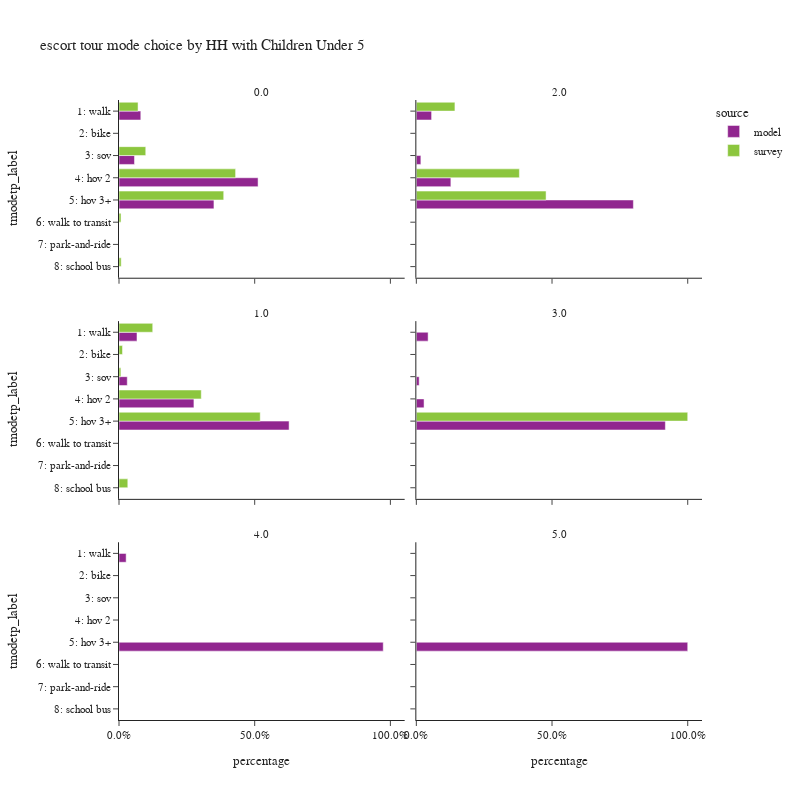

Notebook source saved alongside this figure:
### Code cell
plot_mode_choice(es_tour,
                 "hhcu5",
                 {
                  "tmodetp_label":["1: walk","2: bike","3: sov","4: hov 2","5: hov 3+","6: walk to transit",
                                   "7: park-and-ride","8: school bus","9: other–survey only"]},
                 "HH with Children Under 5",2,800)

### Figure 1 — Plotly figure (JSON) as saved in the notebook; plotly's stock layout.template omitted (floating-point values rounded to 4 significant figures)
{"data": [{"alignmentgroup": "True", "customdata": [[4016], [18], [2852], [25621], [17491]], "hovertemplate": "source=model<br>hhcu5=0.0<br>percentage=%{x}<br>tmodetp_label=%{y}<br>sample count=%{customdata[0]}<extra></extra>", "legendgroup": "model", "marker": {"color": "#91268F", "pattern": {"shape": ""}}, "name": "model", "offsetgroup": "model", "orientation": "h", "showlegend": true, "textposition": "auto", "type": "bar", "x": [0.08032, 0.00036, 0.05704, 0.5124, 0.3498], "xaxis": "x5", "y": ["1: walk", "2: bike", "3: sov", "4: hov 2", "5: hov 3+"], "yaxis": "y5"}, {"alignmentgroup": "True", "customdata": [[319], [95], [722], [4539]], "hovertemplate": "source=model<br>hhcu5=2.0<br>percentage=%{x}<br>tmodetp_label=%{y}<br>sample count=%{customdata[0]}<extra></extra>", "legendgroup": "model", "marker": {"color": "#91268F", "pattern": {"shape": ""}}, "name": "model", "offsetgroup": "model", "orientation": "h", "showlegend": false, "textposition": "auto", "type": "bar", "x": [0.05621, 0.01674, 0.1272, 0.7998], "xaxis": "x6", "y": ["1: walk", "3: sov", "4: hov 2", "5: hov 3+"], "yaxis": "y6"}, {"alignmentgroup": "True", "customdata": [[1268], [9], [582], [5280], [11988]], "hovertemplate": "source=model<br>hhcu5=1.0<br>percentage=%{x}<br>tmodetp_label=%{y}<br>sample count=%{customdata[0]}<extra></extra>", "legendgroup": "model", "marker": {"color": "#91268F", "pattern": {"shape": ""}}, "name": "model", "offsetgroup": "model", "orientation": "h", "showlegend": false, "textposition": "auto", "type": "bar", "x": [0.06629, 0.0004705, 0.03043, 0.276, 0.6268], "xaxis": "x3", "y": ["1: walk", "2: bike", "3: sov", "4: hov 2", "5: hov 3+"], "yaxis": "y3"}, {"alignmentgroup": "True", "customdata": [[29], [7], [19], [613]], "hovertemplate": "source=model<br>hhcu5=3.0<br>percentage=%{x}<br>tmodetp_label=%{y}<br>sample count=%{customdata[0]}<extra></extra>", "legendgroup": "model", "marker": {"color": "#91268F", "pattern": {"shape": ""}}, "name": "model", "offsetgroup": "model", "orientation": "h", "showlegend": false, "textposition": "auto", "type": "bar", "x": [0.04341, 0.01048, 0.02844, 0.9177], "xaxis": "x4", "y": ["1: walk", "3: sov", "4: hov 2", "5: hov 3+"], "yaxis": "y4"}, {"alignmentgroup": "True", "customdata": [[1], [37]], "hovertemplate": "source=model<br>hhcu5=4.0<br>percentage=%{x}<br>tmodetp_label=%{y}<br>sample count=%{customdata[0]}<extra></extra>", "legendgroup": "model", "marker": {"color": "#91268F", "pattern": {"shape": ""}}, "name": "model", "offsetgroup": "model", "orientation": "h", "showlegend": false, "textposition": "auto", "type": "bar", "x": [0.02632, 0.9737], "xaxis": "x", "y": ["1: walk", "5: hov 3+"], "yaxis": "y"}, {"alignmentgroup": "True", "customdata": [[2]], "hovertemplate": "source=model<br>hhcu5=5.0<br>percentage=%{x}<br>tmodetp_label=%{y}<br>sample count=%{customdata[0]}<extra></extra>", "legendgroup": "model", "marker": {"color": "#91268F", "pattern": {"shape": ""}}, "name": "model", "offsetgroup": "model", "orientation": "h", "showlegend": false, "textposition": "auto", "type": "bar", "x": [1.0], "xaxis": "x2", "y": ["5: hov 3+"], "yaxis": "y2"}, {"alignmentgroup": "True", "customdata": [[57], [2], [46], [230], [155], [13], [5]], "hovertemplate": "source=survey<br>hhcu5=0.0<br>percentage=%{x}<br>tmodetp_label=%{y}<br>sample count=%{customdata[0]}<extra></extra>", "legendgroup": "survey", "marker": {"color": "#8CC63E", "pattern": {"shape": ""}}, "name": "survey", "offsetgroup": "survey", "orientation": "h", "showlegend": true, "textposition": "auto", "type": "bar", "x": [0.07021, 0.0002472, 0.09858, 0.4297, 0.3858, 0.007433, 0.008033], "xaxis": "x5", "y": ["1: walk", "2: bike", "3: sov", "4: hov 2", "5: hov 3+", "6: walk to transit", "8: school bus"], "yaxis": "y5"}, {"alignmentgroup": "True", "customdata": [[9], [20], [22]], "hovertemplate": "source=survey<br>hhcu5=2.0<br>percentage=%{x}<br>tmodetp_label=%{y}<br>sample count=%{customdata[0]}<extra></extra>", "legendgroup": "survey", "marker": {"color": "#8CC63E", "pattern": {"shape": ""}}, "name": "survey", "offsetgroup": "survey", "orientation": "h", "showlegend": false, "textposition": "auto", "type": "bar", "x": [0.1422, 0.3797, 0.4781], "xaxis": "x6", "y": ["1: walk", "4: hov 2", "5: hov 3+"], "yaxis": "y6"}, {"alignmentgroup": "True", "customdata": [[22], [8], [4], [60], [87], [1]], "hovertemplate": "source=survey<br>hhcu5=1.0<br>percentage=%{x}<br>tmodetp_label=%{y}<br>sample count=%{customdata[0]}<extra></extra>", "legendgroup": "survey", "marker": {"color": "#8CC63E", "pattern": {"shape": ""}}, "name": "survey", "offsetgroup": "survey", "orientation": "h", "showlegend": false, "textposition": "auto", "type": "bar", "x": [0.1242, 0.01292, 0.006913, 0.3031, 0.5204, 0.03244], "xaxis": "x3", "y": ["1: walk", "2: bike", "3: sov", "4: hov 2", "5: hov 3+", "8: school bus"], "yaxis": "y3"}, {"alignmentgroup": "True", "customdata": [[2]], "hovertemplate": "source=survey<br>hhcu5=3.0<br>percentage=%{x}<br>tmodetp_label=%{y}<br>sample count=%{customdata[0]}<extra></extra>", "legendgroup": "survey", "marker": {"color": "#8CC63E", "pattern": {"shape": ""}}, "name": "survey", "offsetgroup": "survey", "orientation": "h", "showlegend": false, "textposition": "auto", "type": "bar", "x": [1.0], "xaxis": "x4", "y": ["5: hov 3+"], "yaxis": "y4"}], "layout": {"annotations": [{"font": {}, "showarrow": false, "text": "4.0", "x": 0.245, "xanchor": "center", "xref": "paper", "y": 0.2867, "yanchor": "bottom", "yref": "paper"}, {"font": {}, "showarrow": false, "text": "5.0", "x": 0.755, "xanchor": "center", "xref": "paper", "y": 0.2867, "yanchor": "bottom", "yref": "paper"}, {"font": {}, "showarrow": false, "text": "1.0", "x": 0.245, "xanchor": "center", "xref": "paper", "y": 0.6433, "yanchor": "bottom", "yref": "paper"}, {"font": {}, "showarrow": false, "text": "3.0", "x": 0.755, "xanchor": "center", "xref": "paper", "y": 0.6433, "yanchor": "bottom", "yref": "paper"}, {"font": {}, "showarrow": false, "text": "0.0", "x": 0.245, "xanchor": "center", "xref": "paper", "y": 1.0, "yanchor": "bottom", "yref": "paper"}, {"font": {}, "showarrow": false, "text": "2.0", "x": 0.755, "xanchor": "center", "xref": "paper", "y": 1.0, "yanchor": "bottom", "yref": "paper"}], "barmode": "group", "height": 800, "legend": {"title": {"text": "source"}, "tracegroupgap": 0}, "title": {"text": "escort tour mode choice by HH with Children Under 5"}, "width": 800, "xaxis": {"anchor": "y", "domain": [0.0, 0.49], "tickformat": ".1%", "title": {"text": "percentage"}}, "xaxis2": {"anchor": "y2", "domain": [0.51, 1.0], "matches": "x", "tickformat": ".1%", "title": {"text": "percentage"}}, "xaxis3": {"anchor": "y3", "domain": [0.0, 0.49], "matches": "x", "showticklabels": false, "tickformat": ".1%"}, "xaxis4": {"anchor": "y4", "domain": [0.51, 1.0], "matches": "x", "showticklabels": false, "tickformat": ".1%"}, "xaxis5": {"anchor": "y5", "domain": [0.0, 0.49], "matches": "x", "showticklabels": false, "tickformat": ".1%"}, "xaxis6": {"anchor": "y6", "domain": [0.51, 1.0], "matches": "x", "showticklabels": false, "tickformat": ".1%"}, "yaxis": {"anchor": "x", "categoryarray": ["9: other–survey only", "8: school bus", "7: park-and-ride", "6: walk to transit", "5: hov 3+", "4: hov 2", "3: sov", "2: bike", "1: walk"], "categoryorder": "array", "domain": [0.0, 0.2867], "title": {"text": "tmodetp_label"}}, "yaxis2": {"anchor": "x2", "domain": [0.0, 0.2867], "matches": "y", "showticklabels": false}, "yaxis3": {"anchor": "x3", "categoryarray": ["9: other–survey only", "8: school bus", "7: park-and-ride", "6: walk to transit", "5: hov 3+", "4: hov 2", "3: sov", "2: bike", "1: walk"], "categoryorder": "array", "domain": [0.3567, 0.6433], "matches": "y", "title": {"text": "tmodetp_label"}}, "yaxis4": {"anchor": "x4", "domain": [0.3567, 0.6433], "matches": "y", "showticklabels": false}, "yaxis5": {"anchor": "x5", "categoryarray": ["9: other–survey only", "8: school bus", "7: park-and-ride", "6: walk to transit", "5: hov 3+", "4: hov 2", "3: sov", "2: bike", "1: walk"], "categoryorder": "array", "domain": [0.7133, 1.0], "matches": "y", "title": {"text": "tmodetp_label"}}, "yaxis6": {"anchor": "x6", "domain": [0.7133, 1.0], "matches": "y", "showticklabels": false}}}
